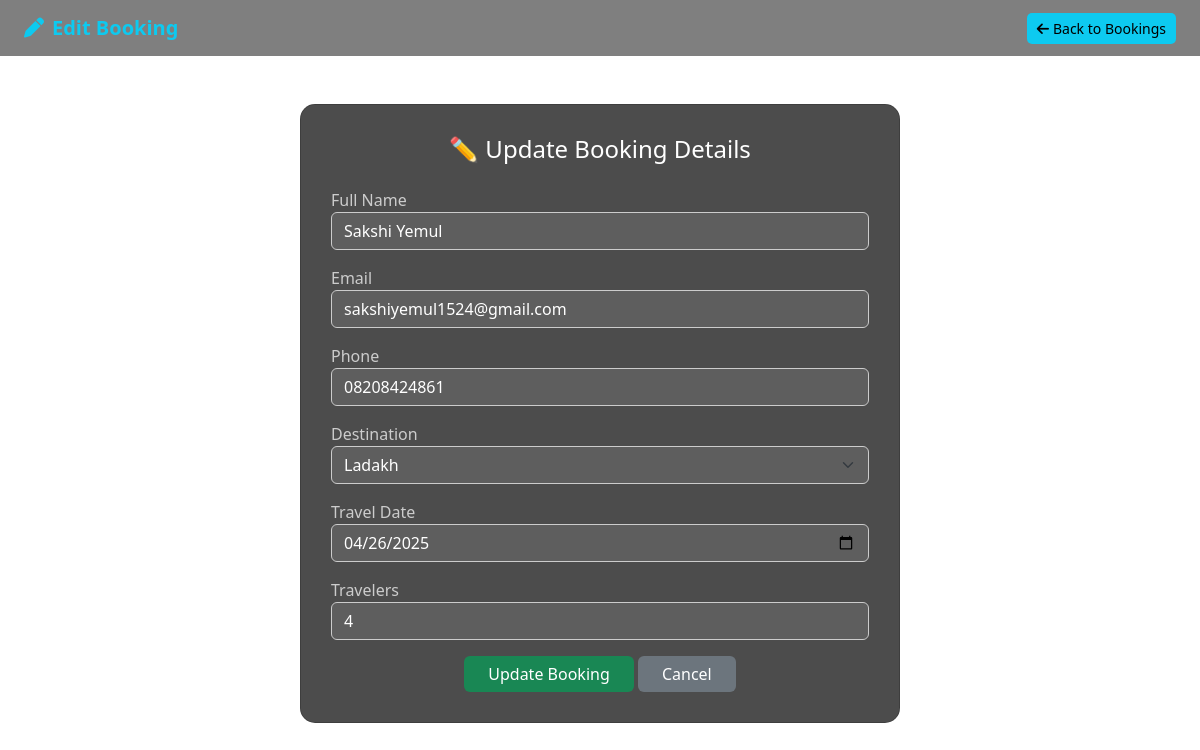
The page /admin/edit_booking.php?id=18 on the database its author committed.
### tables this page shows
CREATE TABLE `bookings` (
  `booking_id` int(11) NOT NULL,
  `dest_id` int(11) NOT NULL,
  `full_name` varchar(100) NOT NULL,
  `email` varchar(200) NOT NULL,
  `phone` varchar(20) NOT NULL,
  `travel_date` date NOT NULL,
  `travelers` int(11) NOT NULL
);

CREATE TABLE `destinations` (
  `dest_id` int(5) NOT NULL,
  `dest_name` text NOT NULL,
  `dest_description` varchar(200) NOT NULL,
  `dest_image` varchar(200) NOT NULL,
  `dest_location` varchar(200) NOT NULL,
  `dest_price` decimal(10,0) NOT NULL
);

### admin/edit_booking.php (the view, shortened to what this page needs)
<?php
$conn = new mysqli("localhost", "root", "", "web_project");
if (isset($_GET['id'])) {
    $booking_id = $_GET['id'];
    $stmt = $conn->prepare("SELECT * FROM bookings WHERE booking_id = ?");
    $stmt->bind_param("i", $booking_id);
    $stmt->execute();
    $result = $stmt->get_result();
    $booking = $result->fetch_assoc();
    $destinations = $conn->query("SELECT * FROM destinations");
}
?>
<!DOCTYPE html>
<html lang="en">
<head>
    <link href="https://cdn.jsdelivr.net/npm/bootstrap@5.3.0/dist/css/bootstrap.min.css" rel="stylesheet">
    <link href="https://cdnjs.cloudflare.com/ajax/libs/font-awesome/6.5.0/css/all.min.css" rel="stylesheet">
</head>
<body>
<nav class="navbar navbar-dark px-4">
    <span class="navbar-brand"><i class="fas fa-pen me-2"></i>Edit Booking</span>
    <a href="manage_bookings.php" class="btn btn-back btn-sm"><i class="fas fa-arrow-left me-1"></i>Back to Bookings</a>
</nav>
<div class="container mt-5">
    <div class="card mx-auto" style="max-width: 600px;">
        <h4 class="text-center mb-4">✏️ Update Booking Details</h4>
        <form method="post">
            <div class="mb-3">
                <label>Full Name</label>
                <input type="text" name="full_name" class="form-control" value="<?= $booking['full_name'] ?>" required>
            </div>
            <div class="mb-3">
                <label>Email</label>
                <input type="email" name="email" class="form-control" value="<?= $booking['email'] ?>" required>
            </div>
            <div class="mb-3">
                <label>Phone</label>
                <input type="text" name="phone" class="form-control" value="<?= $booking['phone'] ?>" required>
            </div>
            <div class="mb-3">
                <label>Destination</label>
                <select name="dest_id" class="form-select" required>
                    <?php while ($dest = $destinations->fetch_assoc()) { ?>
                        <option value="<?= $dest['dest_id'] ?>" <?= ($dest['dest_id'] == $booking['dest_id']) ? 'selected' : '' ?>>
                            <?= $dest['dest_name'] ?>
                        </option>
                    <?php } ?>
                </select>
            </div>
            <div class="mb-3">
                <label>Travel Date</label>
                <input type="date" name="travel_date" class="form-control" value="<?= $booking['travel_date'] ?>" required>
            </div>
            <div class="mb-3">
                <label>Travelers</label>
                <input type="number" name="travelers" class="form-control" value="<?= $booking['travelers'] ?>" required>
            </div>
            <div class="text-center">
                <button type="submit" name="update" class="btn btn-success px-4">Update Booking</button>
                <a href="manage_bookings.php" class="btn btn-secondary px-4">Cancel</a>
            </div>
        </form>
    </div>
</div>
</body>
</html>

### admin/edit_booking.php (style rules this page uses)
body { background: url('https://images.unsplash.com/photo-1507525428034-b723cf961d3e') no-repeat center center fixed; background-size: cover; color: white; }
.navbar { background-color: rgba(0, 0, 0, 0.5); }
.navbar-brand { color: #0dcaf0; font-weight: bold; }
.btn-back { background-color: #0dcaf0; color: #000; border: none; padding: 5px 10px; font-size: 14px; font-weight: 500; border-radius: 5px; transition: background-color 0.2s ease-in-out; }
.card { background-color: rgba(0, 0, 0, 0.7); padding: 30px; border-radius: 15px; color: white; }
label { color: #ccc; }
.form-control, .form-select { background-color: rgba(255, 255, 255, 0.1); border: 1px solid #ccc; color: white; }
.form-control option, .form-select option { background-color: #333; color: white; }
.btn-success { background-color: #198754; border: none; }
.btn-secondary { background-color: #6c757d; border: none; }

### rows shown on the page
bookings: full_name "Sakshi Yemul", email "sakshiyemul1524@gmail.com", phone "08208424861", dest_id "Ladakh", travel_date "04/26/2025", travelers "4"
